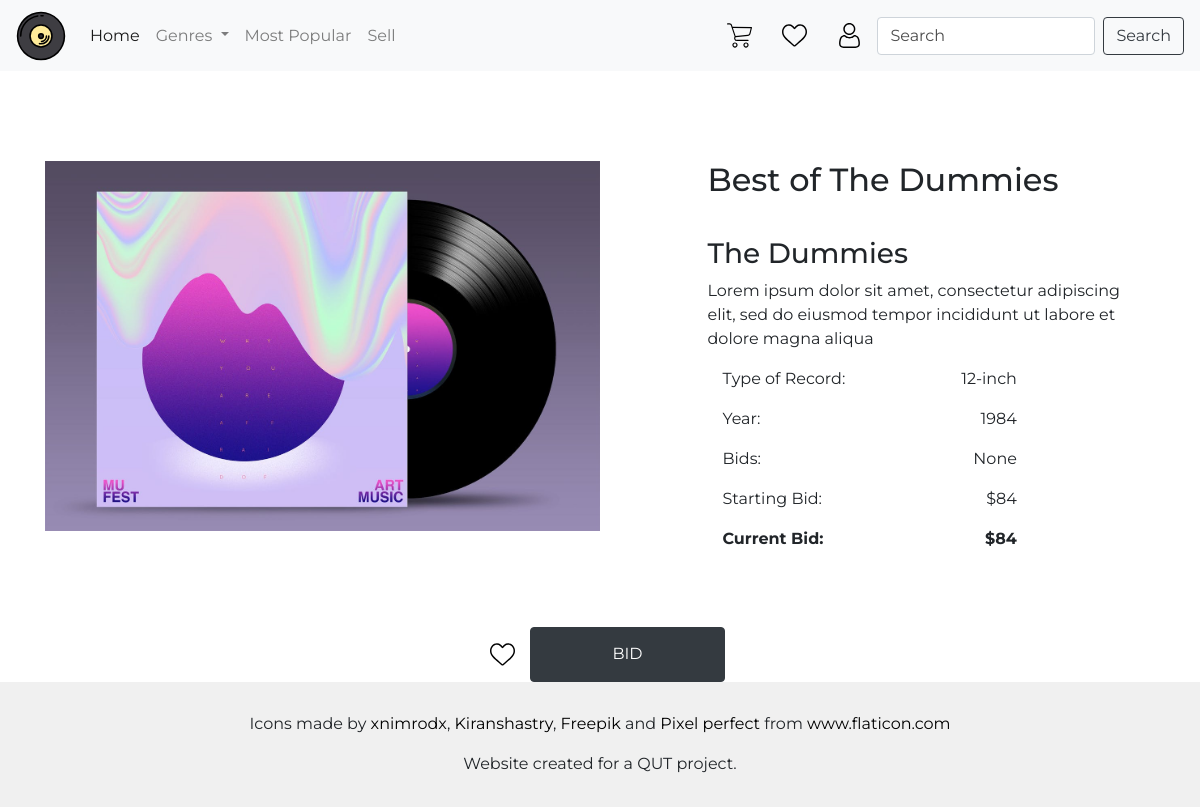
The page /item/2 on the database as committed earlier.
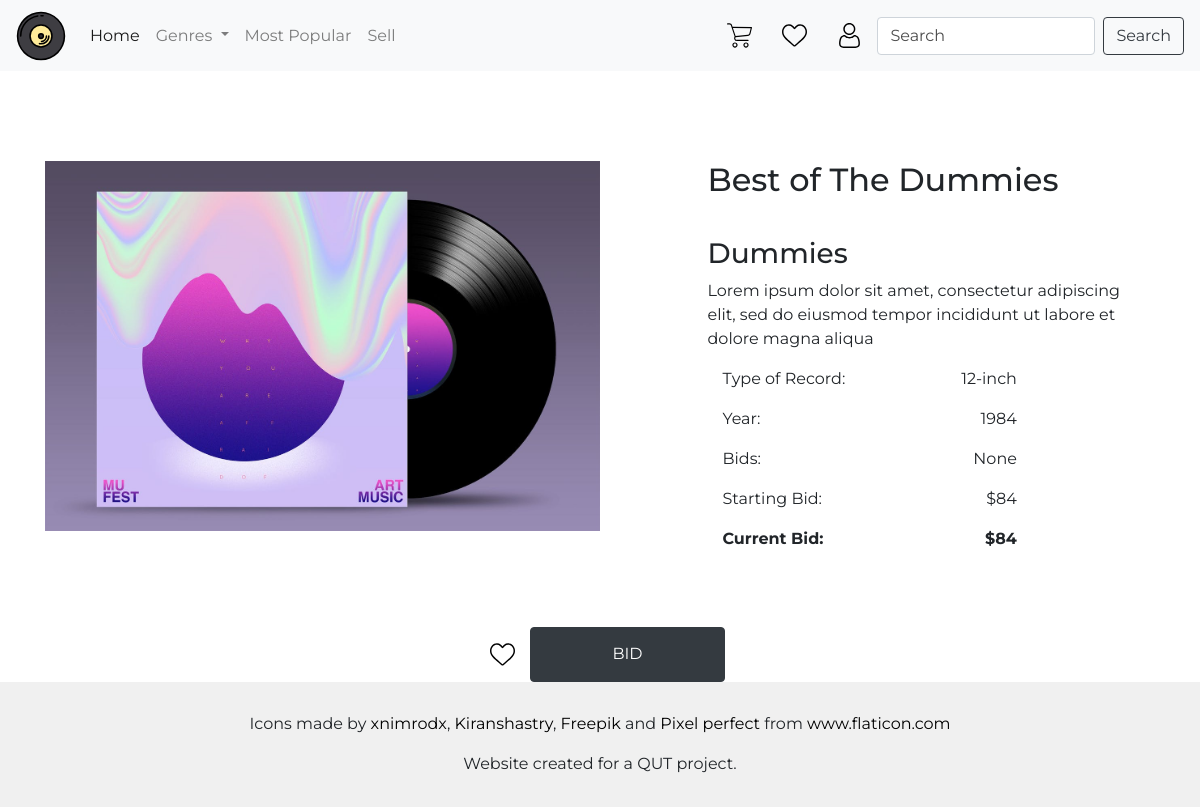
The same page on the database as committed later.
### auction/models.py (models this page shows, shortened)
class Item(db.Model):
    __tablename__ = 'items'
    id = db.Column(db.Integer, primary_key=True)
    name = db.Column(db.String(100), index=True, nullable=False)
    description = db.Column(db.String(200), nullable=False)
    artist = db.Column(db.String(100), index=True, nullable=False)
    genre = db.Column(db.String(80), index=True, nullable=False)
    year = db.Column(db.Integer, nullable=False)
    designation = db.Column(db.String(80), nullable=False)
    image = db.Column(db.String(400), nullable=False)
    starting_value = db.Column(db.Integer, nullable=False)
    current_value = db.Column(db.Integer, nullable=False)
    bid_number = db.Column(db.Integer, nullable=True)
    status = db.Column(db.String(80), index=True, nullable=False)
    user_id = db.Column(db.Integer, db.ForeignKey('users.id'))
    date_posted = db.Column(db.String, nullable=False)
    watchlists = db.relationship('Watchlist', backref='items')
    bids = db.relationship('Bid', backref='items')

### auction/auth.py (the view)
@bp2.route("/<id>")
def show(id):
    details = Item.query.filter_by(id=id).first()
    return render_template('created_item_details.html', details=details)

### auction/templates/created_item_details.html (shortened to what this page needs)
{% extends 'base.html' %}
{% block content %}
<div class="row def-padding space-between">
    <div class="col-lg-6 col-xs-12 top-btm-padding">
        <img class="img-fluid" src={{details.image}} alt="Record Image">
    </div>
    <div class="col-lg-5 col-xs-12 col-sm-12 col-md-12">
        <h2 class="top-btm-padding">{{details.name}}</h2>
        <h3>{{details.artist}}</h3>
        <p class="card-text">{{details.description}}</p>
        <div class="space-between col-lg-9 col-md-10 col-sm-12">
            <p>Type of Record: </p>
            <p>{{details.designation}}</p>
        </div>
        <div class="space-between col-lg-9 col-md-10 col-sm-12">
            <p>Year: </p>
            <p>{{details.year}}</p>
        </div>
        <div class="space-between col-lg-9 col-md-10 col-sm-12">
            <p>Bids: </p>
            <p>{{details.bid_number}}</p>
        </div>
        <div class="space-between col-lg-9 col-md-10 col-sm-12">
            <p>Starting Bid: </p>
            <p>${{details.starting_value}}</p>
        </div>
        <div class="space-between col-lg-9 col-md-10 col-sm-12 font-weight-bold">
            <p>Current Bid: </p>
            <p>${{details.current_value}}</p>
        </div>
    </div>
</div>
<div class="col-12 justify-center space-between">
    <a class="backgr-default icon-default" href="watchlist" id="watchlist-nav-link"></a>
    <button type="button" class="btn btn-dark col-lg-2 col-md-2 col-sm-10 col-xs-10" data-toggle="modal"
        data-target="#bidModal">BID</a>
</div>
{% endblock %}

### auction/templates/base.html (shortened to what this page needs)
<!doctype html>
<html lang="en">
<head>
    <link rel="stylesheet" href="https://stackpath.bootstrapcdn.com/bootstrap/4.5.2/css/bootstrap.min.css"
>
    <link rel="stylesheet" href="../static/styles/style.css">
</head>
<body>
    <nav class="navbar navbar-expand-lg navbar-light bg-light col-12">
        <a class="navbar-brand backgr-default" href="/"></a>
        <div class="collapse navbar-collapse" id="navbarSupportedContent">
            <ul class="navbar-nav mr-auto d-flex">
                <li class="nav-item active">
                    <a class="nav-link" href="/">Home <span class="sr-only">(current)</span></a>
                </li>
                <li class="nav-item dropdown">
                    <a class="nav-link dropdown-toggle" href="#" id="navbarDropdown" role="button"
                        data-toggle="dropdown" aria-haspopup="true" aria-expanded="false">
                        Genres
                    </a>
                </li>
                <li class="nav-item">
                    <a class="nav-link" href="/">Most Popular</a>
                </li>
                <li class="nav-item">
                    <a class="nav-link" href="sell">Sell</a>
                </li>
            </ul>
            <form class="form-inline my-2 my-lg-0">
                <a class="backgr-default icon-default" href="#" id="cart-nav-link"></a>
                <a class="backgr-default icon-default" href="watchlist" id="watchlist-nav-link"></a>
                <a class="backgr-default icon-default" data-toggle="modal" data-target="#staticBackdrop"
                    id="profile-nav-link"></a>
                <input class="form-control mr-sm-2" type="search" placeholder="Search" aria-label="Search">
                <button class="btn btn-outline-dark my-2 my-sm-0" type="submit">Search</button>
            </form>
        </div>
    </nav>
    {% block content %}
    {% endblock %}
    <div class="footer col-12 justify-content-center vertical-center text-center">
        <footer>
            <div>
                <p>Icons made by
                    <a href="https://www.flaticon.com/authors/xnimrodx" title="xnimrodx">xnimrodx</a>,
                    <a href="https://www.flaticon.com/authors/kiranshastry" title="Kiranshastry">Kiranshastry</a>,
                    <a href="https://www.flaticon.com/authors/freepik" title="Freepik">Freepik</a> and
                    <a href="https://www.flaticon.com/authors/pixel-perfect" title="Pixel perfect">Pixel perfect</a>
                    from
                    <a href="https://www.flaticon.com/" title="Flaticon">www.flaticon.com</a>
                </p>
                <p>Website created for a QUT project.</p>
            </div>
        </footer>
    </div>
</body>
</html>

### auction/static/styles/style.css (style rules this page uses)
* { font-family: Montserrat; }
a { color: initial; }
.backgr-default { background-size: 100%; background-repeat: no-repeat; }
.icon-default { width: 25px; height: 25px; margin: 15px; }
.footer { position: static; display: flex; justify-content: center; align-items: center; padding: 30px 0 15px 0; background-color: rgb(240, 240, 240); }
.def-padding { padding: 60px; }
.top-btm-padding { padding: 30px 0 30px 0; }
.navbar-brand { background-image: url("../images/vinyl.svg"); width: 50px; height: 50px; }
.space-between { display: flex; justify-content: space-between; }
.justify-center { display: flex; justify-content: center; }
#cart-nav-link { background-image: url("../images/shopping-cart.svg"); }
#watchlist-nav-link { background-image: url("../images/heart.svg"); }
#profile-nav-link { background-image: url("../images/user.svg"); }
::placeholder { color: rgba(0,0,0,0.7) !important; opacity: 1; }

Rows that differ between the two databases and show on the page:
changed Item "Best of The Dummies": artist "The Dummies" → "Dummies"
